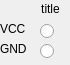
<?xml version="1.0" encoding="UTF-8"?>
<ui version="4.0">
 <class>RadioButtons</class>
 <widget class="QWidget" name="RadioButtons">
  <property name="geometry">
   <rect>
    <x>0</x>
    <y>0</y>
    <width>70</width>
    <height>65</height>
   </rect>
  </property>
  <property name="windowTitle">
   <string>Form</string>
  </property>
  <widget class="QLabel" name="label_title">
   <property name="geometry">
    <rect>
     <x>30</x>
     <y>0</y>
     <width>41</width>
     <height>17</height>
    </rect>
   </property>
   <property name="text">
    <string>title</string>
   </property>
   <property name="alignment">
    <set>Qt::AlignCenter</set>
   </property>
  </widget>
  <widget class="QLabel" name="label_143">
   <property name="geometry">
    <rect>
     <x>0</x>
     <y>20</y>
     <width>31</width>
     <height>17</height>
    </rect>
   </property>
   <property name="text">
    <string>VCC</string>
   </property>
  </widget>
  <widget class="QLabel" name="label_297">
   <property name="geometry">
    <rect>
     <x>0</x>
     <y>40</y>
     <width>31</width>
     <height>17</height>
    </rect>
   </property>
   <property name="text">
    <string>GND</string>
   </property>
  </widget>
  <widget class="QRadioButton" name="J_VCC">
   <property name="geometry">
    <rect>
     <x>40</x>
     <y>20</y>
     <width>21</width>
     <height>22</height>
    </rect>
   </property>
   <property name="cursor">
    <cursorShape>PointingHandCursor</cursorShape>
   </property>
   <property name="focusPolicy">
    <enum>Qt::NoFocus</enum>
   </property>
   <property name="text">
    <string/>
   </property>
  </widget>
  <widget class="QRadioButton" name="J_GND">
   <property name="geometry">
    <rect>
     <x>40</x>
     <y>40</y>
     <width>21</width>
     <height>22</height>
    </rect>
   </property>
   <property name="cursor">
    <cursorShape>PointingHandCursor</cursorShape>
   </property>
   <property name="focusPolicy">
    <enum>Qt::NoFocus</enum>
   </property>
   <property name="text">
    <string/>
   </property>
  </widget>
 </widget>
 <resources/>
 <connections/>
</ui>
